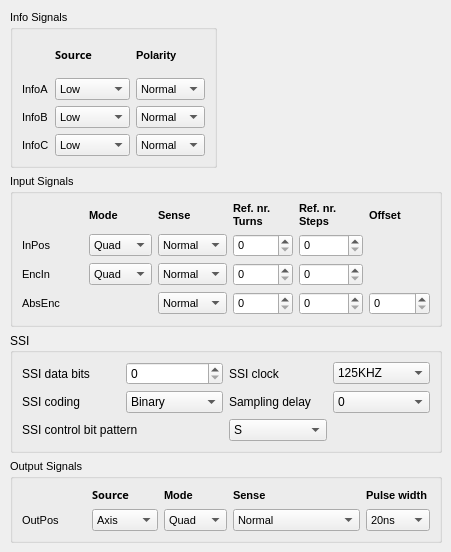
         <widget class="QWidget" name="tab_InOut" >
          <attribute name="title" >
           <string>Input/Output</string>
          </attribute>
          <widget class="QWidget" native="1" name="inOut_widget" >
           <property name="geometry" >
            <rect>
             <x>10</x>
             <y>10</y>
             <width>432</width>
             <height>533</height>
            </rect>
           </property>
           <property name="sizePolicy" >
            <sizepolicy vsizetype="Expanding" hsizetype="Expanding" >
             <horstretch>0</horstretch>
             <verstretch>0</verstretch>
            </sizepolicy>
           </property>
           <layout class="QGridLayout" >
            <item rowspan="2" row="0" column="0" >
             <widget class="QGroupBox" name="groupBox_10" >
              <property name="font" >
               <font>
                <pointsize>8</pointsize>
                <weight>50</weight>
                <bold>false</bold>
               </font>
              </property>
              <property name="title" >
               <string>Info Signals</string>
              </property>
              <layout class="QGridLayout" >
               <property name="leftMargin" >
                <number>9</number>
               </property>
               <property name="topMargin" >
                <number>9</number>
               </property>
               <property name="rightMargin" >
                <number>9</number>
               </property>
               <property name="bottomMargin" >
                <number>9</number>
               </property>
               <property name="horizontalSpacing" >
                <number>6</number>
               </property>
               <property name="verticalSpacing" >
                <number>6</number>
               </property>
               <item row="3" column="1" >
                <widget class="QComboBox" name="INFOCSRC" >
                 <item>
                  <property name="text" >
                   <string>Low</string>
                  </property>
                 </item>
                 <item>
                  <property name="text" >
                   <string>High</string>
                  </property>
                 </item>
                 <item>
                  <property name="text" >
                   <string>Lim-</string>
                  </property>
                 </item>
                 <item>
                  <property name="text" >
                   <string>Lim+</string>
                  </property>
                 </item>
                 <item>
                  <property name="text" >
                   <string>Home</string>
                  </property>
                 </item>
                 <item>
                  <property name="text" >
                   <string>EncAux</string>
                  </property>
                 </item>
                 <item>
                  <property name="text" >
                   <string>InposAux</string>
                  </property>
                 </item>
                 <item>
                  <property name="text" >
                   <string>SyncAux</string>
                  </property>
                 </item>
                 <item>
                  <property name="text" >
                   <string>Enable</string>
                  </property>
                 </item>
                 <item>
                  <property name="text" >
                   <string>Alarm</string>
                  </property>
                 </item>
                 <item>
                  <property name="text" >
                   <string>Ready</string>
                  </property>
                 </item>
                 <item>
                  <property name="text" >
                   <string>Moving</string>
                  </property>
                 </item>
                 <item>
                  <property name="text" >
                   <string>Boost</string>
                  </property>
                 </item>
                 <item>
                  <property name="text" >
                   <string>Steady</string>
                  </property>
                 </item>
                </widget>
               </item>
               <item row="3" column="2" >
                <widget class="QComboBox" name="INFOCPOL" >
                 <item>
                  <property name="text" >
                   <string>Normal</string>
                  </property>
                 </item>
                 <item>
                  <property name="text" >
                   <string>Inverted</string>
                  </property>
                 </item>
                </widget>
               </item>
               <item row="2" column="1" >
                <widget class="QComboBox" name="INFOBSRC" >
                 <item>
                  <property name="text" >
                   <string>Low</string>
                  </property>
                 </item>
                 <item>
                  <property name="text" >
                   <string>High</string>
                  </property>
                 </item>
                 <item>
                  <property name="text" >
                   <string>Lim-</string>
                  </property>
                 </item>
                 <item>
                  <property name="text" >
                   <string>Lim+</string>
                  </property>
                 </item>
                 <item>
                  <property name="text" >
                   <string>Home</string>
                  </property>
                 </item>
                 <item>
                  <property name="text" >
                   <string>EncAux</string>
                  </property>
                 </item>
                 <item>
                  <property name="text" >
                   <string>InposAux</string>
                  </property>
                 </item>
                 <item>
                  <property name="text" >
                   <string>SyncAux</string>
                  </property>
                 </item>
                 <item>
                  <property name="text" >
                   <string>Enable</string>
                  </property>
                 </item>
                 <item>
                  <property name="text" >
                   <string>Alarm</string>
                  </property>
                 </item>
                 <item>
                  <property name="text" >
                   <string>Ready</string>
                  </property>
                 </item>
                 <item>
                  <property name="text" >
                   <string>Moving</string>
                  </property>
                 </item>
                 <item>
                  <property name="text" >
                   <string>Boost</string>
                  </property>
                 </item>
                 <item>
                  <property name="text" >
                   <string>Steady</string>
                  </property>
                 </item>
                </widget>
               </item>
               <item row="2" column="2" >
                <widget class="QComboBox" name="INFOBPOL" >
                 <item>
                  <property name="text" >
                   <string>Normal</string>
                  </property>
                 </item>
                 <item>
                  <property name="text" >
                   <string>Inverted</string>
                  </property>
                 </item>
                </widget>
               </item>
               <item row="1" column="1" >
                <widget class="QComboBox" name="INFOASRC" >
                 <item>
                  <property name="text" >
                   <string>Low</string>
                  </property>
                 </item>
                 <item>
                  <property name="text" >
                   <string>High</string>
                  </property>
                 </item>
                 <item>
                  <property name="text" >
                   <string>Lim-</string>
                  </property>
                 </item>
                 <item>
                  <property name="text" >
                   <string>Lim+</string>
                  </property>
                 </item>
                 <item>
                  <property name="text" >
                   <string>Home</string>
                  </property>
                 </item>
                 <item>
                  <property name="text" >
                   <string>EncAux</string>
                  </property>
                 </item>
                 <item>
                  <property name="text" >
                   <string>InposAux</string>
                  </property>
                 </item>
                 <item>
                  <property name="text" >
                   <string>SyncAux</string>
                  </property>
                 </item>
                 <item>
                  <property name="text" >
                   <string>Enable</string>
                  </property>
                 </item>
                 <item>
                  <property name="text" >
                   <string>Alarm</string>
                  </property>
                 </item>
                 <item>
                  <property name="text" >
                   <string>Ready</string>
                  </property>
                 </item>
                 <item>
                  <property name="text" >
                   <string>Moving</string>
                  </property>
                 </item>
                 <item>
                  <property name="text" >
                   <string>Boost</string>
                  </property>
                 </item>
                 <item>
                  <property name="text" >
                   <string>Steady</string>
                  </property>
                 </item>
                </widget>
               </item>
               <item row="1" column="2" >
                <widget class="QComboBox" name="INFOAPOL" >
                 <item>
                  <property name="text" >
                   <string>Normal</string>
                  </property>
                 </item>
                 <item>
                  <property name="text" >
                   <string>Inverted</string>
                  </property>
                 </item>
                </widget>
               </item>
               <item row="3" column="0" >
                <widget class="QLabel" name="label_24" >
                 <property name="text" >
                  <string>InfoC</string>
                 </property>
                </widget>
               </item>
               <item row="2" column="0" >
                <widget class="QLabel" name="label_51" >
                 <property name="text" >
                  <string>InfoB</string>
                 </property>
                </widget>
               </item>
               <item row="1" column="0" >
                <widget class="QLabel" name="label_10" >
                 <property name="text" >
                  <string>InfoA</string>
                 </property>
                </widget>
               </item>
               <item row="0" column="1" >
                <widget class="QLabel" name="label_27" >
                 <property name="font" >
                  <font>
                   <family>Sans Serif</family>
                   <pointsize>8</pointsize>
                   <weight>75</weight>
                   <bold>true</bold>
                  </font>
                 </property>
                 <property name="text" >
                  <string>Source</string>
                 </property>
                 <property name="textFormat" >
                  <enum>Qt::PlainText</enum>
                 </property>
                </widget>
               </item>
               <item row="0" column="2" >
                <widget class="QLabel" name="label_26" >
                 <property name="font" >
                  <font>
                   <weight>75</weight>
                   <bold>true</bold>
                  </font>
                 </property>
                 <property name="text" >
                  <string>Polarity</string>
                 </property>
                </widget>
               </item>
              </layout>
             </widget>
            </item>
            <item row="0" column="1" >
             <spacer>
              <property name="orientation" >
               <enum>Qt::Horizontal</enum>
              </property>
              <property name="sizeHint" >
               <size>
                <width>40</width>
                <height>20</height>
               </size>
              </property>
             </spacer>
            </item>
            <item row="2" column="0" colspan="2" >
             <widget class="QGroupBox" name="groupBox_2" >
              <property name="font" >
               <font>
                <pointsize>8</pointsize>
                <weight>50</weight>
                <bold>false</bold>
               </font>
              </property>
              <property name="title" >
               <string>Input Signals</string>
              </property>
              <layout class="QGridLayout" >
               <property name="leftMargin" >
                <number>9</number>
               </property>
               <property name="topMargin" >
                <number>9</number>
               </property>
               <property name="rightMargin" >
                <number>9</number>
               </property>
               <property name="bottomMargin" >
                <number>9</number>
               </property>
               <property name="horizontalSpacing" >
                <number>6</number>
               </property>
               <property name="verticalSpacing" >
                <number>6</number>
               </property>
               <item row="0" column="3" >
                <widget class="QLabel" name="label_47" >
                 <property name="font" >
                  <font>
                   <weight>75</weight>
                   <bold>true</bold>
                  </font>
                 </property>
                 <property name="text" >
                  <string>Ref. nr.
Turns</string>
                 </property>
                </widget>
               </item>
               <item row="0" column="5" >
                <widget class="QLabel" name="label_49" >
                 <property name="font" >
                  <font>
                   <pointsize>8</pointsize>
                   <weight>75</weight>
                   <bold>true</bold>
                  </font>
                 </property>
                 <property name="text" >
                  <string>Offset</string>
                 </property>
                </widget>
               </item>
               <item row="0" column="4" >
                <widget class="QLabel" name="label_48" >
                 <property name="font" >
                  <font>
                   <weight>75</weight>
                   <bold>true</bold>
                  </font>
                 </property>
                 <property name="text" >
                  <string>Ref. nr.
Steps</string>
                 </property>
                </widget>
               </item>
               <item row="0" column="2" >
                <widget class="QLabel" name="label_8" >
                 <property name="font" >
                  <font>
                   <pointsize>8</pointsize>
                   <weight>75</weight>
                   <bold>true</bold>
                  </font>
                 </property>
                 <property name="text" >
                  <string>Sense</string>
                 </property>
                </widget>
               </item>
               <item row="0" column="1" >
                <widget class="QLabel" name="label_6" >
                 <property name="font" >
                  <font>
                   <weight>75</weight>
                   <bold>true</bold>
                  </font>
                 </property>
                 <property name="text" >
                  <string>Mode</string>
                 </property>
                </widget>
               </item>
               <item row="3" column="0" >
                <widget class="QLabel" name="label_45" >
                 <property name="text" >
                  <string>AbsEnc</string>
                 </property>
                </widget>
               </item>
               <item row="1" column="1" >
                <widget class="QComboBox" name="INPMODE" >
                 <property name="minimumSize" >
                  <size>
                   <width>0</width>
                   <height>0</height>
                  </size>
                 </property>
                 <item>
                  <property name="text" >
                   <string>Quad</string>
                  </property>
                 </item>
                 <item>
                  <property name="text" >
                   <string>Pulse+</string>
                  </property>
                 </item>
                 <item>
                  <property name="text" >
                   <string>Pulse-</string>
                  </property>
                 </item>
                </widget>
               </item>
               <item row="1" column="2" >
                <widget class="QComboBox" name="INPSENSE" >
                 <item>
                  <property name="text" >
                   <string>Normal</string>
                  </property>
                 </item>
                 <item>
                  <property name="text" >
                   <string>Inverted</string>
                  </property>
                 </item>
                </widget>
               </item>
               <item row="2" column="1" >
                <widget class="QComboBox" name="EINMODE" >
                 <property name="minimumSize" >
                  <size>
                   <width>0</width>
                   <height>0</height>
                  </size>
                 </property>
                 <item>
                  <property name="text" >
                   <string>Quad</string>
                  </property>
                 </item>
                 <item>
                  <property name="text" >
                   <string>Pulse+</string>
                  </property>
                 </item>
                 <item>
                  <property name="text" >
                   <string>Pulse-</string>
                  </property>
                 </item>
                </widget>
               </item>
               <item row="2" column="2" >
                <widget class="QComboBox" name="EINSENSE" >
                 <item>
                  <property name="text" >
                   <string>Normal</string>
                  </property>
                 </item>
                 <item>
                  <property name="text" >
                   <string>Inverted</string>
                  </property>
                 </item>
                </widget>
               </item>
               <item row="3" column="2" >
                <widget class="QComboBox" name="ABSSENSE" >
                 <item>
                  <property name="text" >
                   <string>Normal</string>
                  </property>
                 </item>
                 <item>
                  <property name="text" >
                   <string>Inverted</string>
                  </property>
                 </item>
                </widget>
               </item>
               <item row="3" column="3" >
                <widget class="QSpinBox" name="ABSNTURN" />
               </item>
               <item row="1" column="4" >
                <widget class="QSpinBox" name="INPNSTEP" >
                 <property name="maximum" >
                  <number>429496729</number>
                 </property>
                </widget>
               </item>
               <item row="2" column="4" >
                <widget class="QSpinBox" name="EINNSTEP" >
                 <property name="maximum" >
                  <number>429496729</number>
                 </property>
                </widget>
               </item>
               <item row="2" column="3" >
                <widget class="QSpinBox" name="EINNTURN" />
               </item>
               <item row="1" column="3" >
                <widget class="QSpinBox" name="INPNTURN" />
               </item>
               <item row="3" column="4" >
                <widget class="QSpinBox" name="ABSNSTEP" >
                 <property name="maximum" >
                  <number>429496729</number>
                 </property>
                </widget>
               </item>
               <item row="3" column="5" >
                <widget class="QSpinBox" name="ABSOFFSET" />
               </item>
               <item row="2" column="0" >
                <widget class="QLabel" name="label_44" >
                 <property name="text" >
                  <string>EncIn</string>
                 </property>
                </widget>
               </item>
               <item row="1" column="0" >
                <widget class="QLabel" name="label_7" >
                 <property name="text" >
                  <string>InPos</string>
                 </property>
                </widget>
               </item>
              </layout>
             </widget>
            </item>
            <item row="3" column="0" colspan="2" >
             <widget class="QGroupBox" name="groupBox_4" >
              <property name="title" >
               <string>SSI</string>
              </property>
              <layout class="QGridLayout" >
               <item row="0" column="0" >
                <widget class="QLabel" name="label_60" >
                 <property name="text" >
                  <string>SSI data bits</string>
                 </property>
                </widget>
               </item>
               <item row="0" column="1" >
                <widget class="QSpinBox" name="SSIDBITS" />
               </item>
               <item row="0" column="2" >
                <widget class="QLabel" name="label_62" >
                 <property name="text" >
                  <string>SSI clock</string>
                 </property>
                </widget>
               </item>
               <item row="0" column="3" >
                <widget class="QComboBox" name="SSICLOCK" >
                 <item>
                  <property name="text" >
                   <string>125KHZ</string>
                  </property>
                 </item>
                 <item>
                  <property name="text" >
                   <string>250KHZ</string>
                  </property>
                 </item>
                 <item>
                  <property name="text" >
                   <string>500KHZ</string>
                  </property>
                 </item>
                 <item>
                  <property name="text" >
                   <string>1.25MHZ</string>
                  </property>
                 </item>
                 <item>
                  <property name="text" >
                   <string>2.5MHZ</string>
                  </property>
                 </item>
                 <item>
                  <property name="text" >
                   <string>5MHZ</string>
                  </property>
                 </item>
                 <item>
                  <property name="text" >
                   <string>12.5MHZ</string>
                  </property>
                 </item>
                 <item>
                  <property name="text" >
                   <string>25MHZ</string>
                  </property>
                 </item>
                 <item>
                  <property name="text" >
                   <string>OFF</string>
                  </property>
                 </item>
                </widget>
               </item>
               <item row="1" column="0" >
                <widget class="QLabel" name="label_61" >
                 <property name="text" >
                  <string>SSI coding</string>
                 </property>
                </widget>
               </item>
               <item row="1" column="1" >
                <widget class="QComboBox" name="SSICODE" >
                 <item>
                  <property name="text" >
                   <string>Binary</string>
                  </property>
                 </item>
                 <item>
                  <property name="text" >
                   <string>Gray</string>
                  </property>
                 </item>
                </widget>
               </item>
               <item row="1" column="2" >
                <widget class="QLabel" name="label_63" >
                 <property name="text" >
                  <string>Sampling delay</string>
                 </property>
                </widget>
               </item>
               <item row="1" column="3" >
                <widget class="QComboBox" name="SSIDELAY" >
                 <item>
                  <property name="text" >
                   <string>0</string>
                  </property>
                 </item>
                 <item>
                  <property name="text" >
                   <string>5us</string>
                  </property>
                 </item>
                 <item>
                  <property name="text" >
                   <string>10us</string>
                  </property>
                 </item>
                 <item>
                  <property name="text" >
                   <string>20us</string>
                  </property>
                 </item>
                 <item>
                  <property name="text" >
                   <string>30us</string>
                  </property>
                 </item>
                 <item>
                  <property name="text" >
                   <string>50us</string>
                  </property>
                 </item>
                 <item>
                  <property name="text" >
                   <string>100us</string>
                  </property>
                 </item>
                 <item>
                  <property name="text" >
                   <string>500us</string>
                  </property>
                 </item>
                </widget>
               </item>
               <item row="2" column="0" colspan="2" >
                <widget class="QLabel" name="label_64" >
                 <property name="text" >
                  <string>SSI control bit pattern</string>
                 </property>
                </widget>
               </item>
               <item row="2" column="2" >
                <widget class="QComboBox" name="SSISTATUS" >
                 <item>
                  <property name="text" >
                   <string>S</string>
                  </property>
                 </item>
                 <item>
                  <property name="text" >
                   <string>.S</string>
                  </property>
                 </item>
                 <item>
                  <property name="text" >
                   <string>ES</string>
                  </property>
                 </item>
                 <item>
                  <property name="text" >
                   <string>OS</string>
                  </property>
                 </item>
                </widget>
               </item>
              </layout>
             </widget>
            </item>
            <item row="4" column="0" colspan="2" >
             <widget class="QGroupBox" name="groupBox_3" >
              <property name="font" >
               <font>
                <pointsize>8</pointsize>
                <weight>50</weight>
                <bold>false</bold>
               </font>
              </property>
              <property name="title" >
               <string>Output Signals</string>
              </property>
              <layout class="QGridLayout" >
               <property name="leftMargin" >
                <number>9</number>
               </property>
               <property name="topMargin" >
                <number>9</number>
               </property>
               <property name="rightMargin" >
                <number>9</number>
               </property>
               <property name="bottomMargin" >
                <number>9</number>
               </property>
               <property name="horizontalSpacing" >
                <number>6</number>
               </property>
               <property name="verticalSpacing" >
                <number>6</number>
               </property>
               <item row="0" column="5" >
                <widget class="QLabel" name="label_13" >
                 <property name="font" >
                  <font>
                   <pointsize>8</pointsize>
                   <weight>75</weight>
                   <bold>true</bold>
                  </font>
                 </property>
                 <property name="text" >
                  <string>Pulse width</string>
                 </property>
                </widget>
               </item>
               <item row="0" column="1" >
                <widget class="QLabel" name="label_12" >
                 <property name="font" >
                  <font>
                   <family>Sans Serif</family>
                   <pointsize>8</pointsize>
                   <weight>75</weight>
                   <bold>true</bold>
                  </font>
                 </property>
                 <property name="text" >
                  <string>Source</string>
                 </property>
                 <property name="textFormat" >
                  <enum>Qt::PlainText</enum>
                 </property>
                </widget>
               </item>
               <item row="1" column="0" >
                <widget class="QLabel" name="label_50" >
                 <property name="text" >
                  <string>OutPos</string>
                 </property>
                </widget>
               </item>
               <item row="1" column="1" >
                <widget class="QComboBox" name="OUTPSRC" >
                 <item>
                  <property name="text" >
                   <string>Axis</string>
                  </property>
                 </item>
                 <item>
                  <property name="text" >
                   <string>Indexer</string>
                  </property>
                 </item>
                 <item>
                  <property name="text" >
                   <string>EncIn</string>
                  </property>
                 </item>
                 <item>
                  <property name="text" >
                   <string>InPos</string>
                  </property>
                 </item>
                 <item>
                  <property name="text" >
                   <string>Sync</string>
                  </property>
                 </item>
                 <item>
                  <property name="text" >
                   <string>TgtEnc</string>
                  </property>
                 </item>
                 <item>
                  <property name="text" >
                   <string>ShfEnc</string>
                  </property>
                 </item>
                </widget>
               </item>
               <item row="1" column="2" >
                <widget class="QComboBox" name="OUTPMODE" >
                 <property name="minimumSize" >
                  <size>
                   <width>0</width>
                   <height>0</height>
                  </size>
                 </property>
                 <item>
                  <property name="text" >
                   <string>Quad</string>
                  </property>
                 </item>
                 <item>
                  <property name="text" >
                   <string>Pulse+</string>
                  </property>
                 </item>
                 <item>
                  <property name="text" >
                   <string>Pulse-</string>
                  </property>
                 </item>
                </widget>
               </item>
               <item row="1" column="3" colspan="2" >
                <widget class="QComboBox" name="OUTPSENSE" >
                 <item>
                  <property name="text" >
                   <string>Normal</string>
                  </property>
                 </item>
                 <item>
                  <property name="text" >
                   <string>Inverted</string>
                  </property>
                 </item>
                </widget>
               </item>
               <item row="1" column="5" >
                <widget class="QComboBox" name="OUTPPULSE" >
                 <item>
                  <property name="text" >
                   <string>20ns</string>
                  </property>
                 </item>
                 <item>
                  <property name="text" >
                   <string>200ns</string>
                  </property>
                 </item>
                 <item>
                  <property name="text" >
                   <string>2us</string>
                  </property>
                 </item>
                 <item>
                  <property name="text" >
                   <string>20us</string>
                  </property>
                 </item>
                </widget>
               </item>
               <item row="0" column="2" >
                <widget class="QLabel" name="label_11" >
                 <property name="font" >
                  <font>
                   <weight>75</weight>
                   <bold>true</bold>
                  </font>
                 </property>
                 <property name="text" >
                  <string>Mode</string>
                 </property>
                </widget>
               </item>
               <item row="0" column="3" colspan="2" >
                <widget class="QLabel" name="label_9" >
                 <property name="font" >
                  <font>
                   <weight>75</weight>
                   <bold>true</bold>
                  </font>
                 </property>
                 <property name="text" >
                  <string>Sense</string>
                 </property>
                </widget>
               </item>
              </layout>
             </widget>
            </item>
           </layout>
          </widget>
         </widget>
